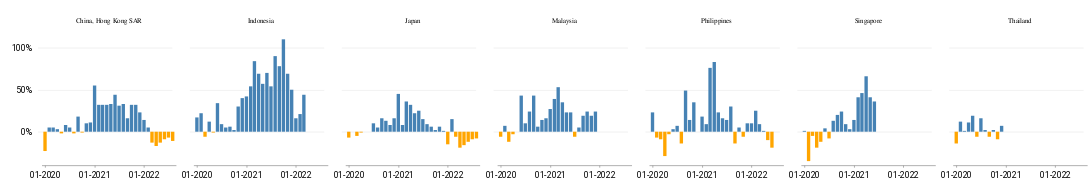

Notebook code cell kept with this figure:
### Code cell
(
    alt.Chart(df)
    .mark_bar()
    .encode(
        x=alt.X(
            "month:T",
            axis=alt.Axis(format="%m-%Y"),
            title=" ",
        ),
        y=alt.Y("yychange:Q", title=" ", axis=alt.Axis(format="%")),
        color=alt.condition(
            alt.datum.yychange > 0,
            alt.value("steelblue"),  # The positive color
            alt.value("orange"),  # The negative color
        ),
        facet=alt.Facet("reporter", title=" "),
    )
    .properties(width=200, height=200)
)

### Figure 1 — Vega-Lite specification as saved in the notebook (floating-point values rounded to 4 significant figures; data arrays with more than 128 entries replaced by an {"elided": "..."} marker saying what was removed)
{"config": {"view": {"width": 800, "height": 450, "strokeOpacity": 0}, "background": "#ffffff", "title": {"anchor": "start", "font": "Summit Sans", "fontColor": "palette[\"black\"]", "fontSize": 18, "fontWeight": "normal"}, "arc": {"fill": "#00d4d8"}, "area": {"fill": "#00d4d8"}, "line": {"stroke": "#00d4d8", "strokeWidth": 3}, "path": {"stroke": "#00d4d8"}, "rect": {"fill": "#00d4d8"}, "shape": {"stroke": "#00d4d8"}, "bar": {"fill": "#00d4d8"}, "point": {"stroke": "#00d4d8"}, "symbol": {"fill": "#00d4d8", "size": 30}, "axis": {"titleFont": "Roboto", "titleFontSize": 15, "titleFontWeight": "normal", "labelFont": "Roboto, sans", "labelFontSize": 13, "labelFontWeight": "normal"}, "axisX": {"labelAngle": 0, "labelPadding": 6, "tickSize": 3, "grid": false}, "axisY": {"labelBaseline": "middle", "maxExtent": 45, "minExtent": 45, "titleAlign": "left", "titleAngle": 0, "titleX": -45, "titleY": -11, "domainOpacity": 0, "gridWidth": 0.6, "gridColor": "#dddddd", "offset": 6, "tickSize": 0, "titleColor": "#767676"}, "legend": {"titleFont": "Roboto", "titleFontSize": 15, "titleFontWeight": "normal", "symbolType": "square", "labelFont": "Roboto, sans", "labelFontSize": 13}, "range": {"category": ["#005f66", "#e37e2d", "#d64a3b", "#76b0ef", "#c1bc40"], "diverging": ["#e68a4f", "#f4bb6a", "#f9e39c", "#dadfe2", "#a6b7c6", "#849eae"], "heatmap": ["#7ff6f6", "#00eeef", "#00d4d8", "#00abb2", "#00848b", "#fbf2c7", "#00363d"], "ordinal": ["#7ff6f6", "#00eeef", "#00d4d8", "#00abb2", "#00848b", "#fbf2c7", "#00363d"], "ramp": ["#7ff6f6", "#00eeef", "#00d4d8", "#00abb2", "#00848b", "#fbf2c7", "#00363d"]}}, "data": {"name": "data-918f9021fb3386382820e95d492e7f1c"}, "mark": "bar", "encoding": {"color": {"condition": {"value": "steelblue", "test": "(datum.yychange > 0)"}, "value": "orange"}, "facet": {"field": "reporter", "title": " ", "type": "nominal"}, "x": {"axis": {"format": "%m-%Y"}, "field": "month", "title": " ", "type": "temporal"}, "y": {"axis": {"format": "%"}, "field": "yychange", "title": " ", "type": "quantitative"}}, "height": 200, "width": 200, "$schema": "https://vega.github.io/schema/vega-lite/v4.17.0.json", "datasets": {"data-918f9021fb3386382820e95d492e7f1c": {"elided": "175 records"}}}
